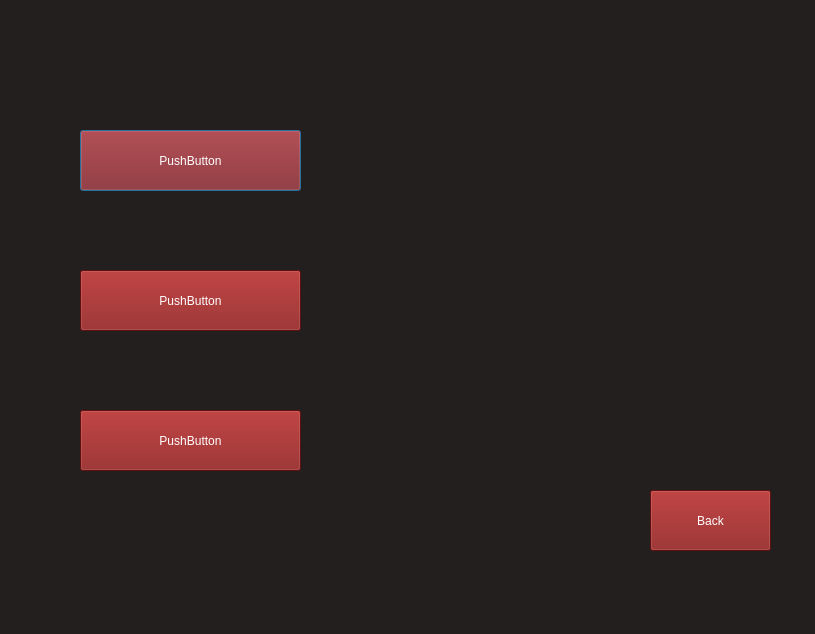
<?xml version="1.0" encoding="UTF-8"?>
<ui version="4.0">
 <class>DialogPosts</class>
 <widget class="QDialog" name="DialogPosts">
  <property name="geometry">
   <rect>
    <x>0</x>
    <y>0</y>
    <width>815</width>
    <height>634</height>
   </rect>
  </property>
  <property name="windowTitle">
   <string>Dialog</string>
  </property>
  <property name="styleSheet">
   <string notr="true">QDialog
{
	background-color:#241f1f;
}</string>
  </property>
  <widget class="QPushButton" name="pushButton">
   <property name="geometry">
    <rect>
     <x>80</x>
     <y>130</y>
     <width>221</width>
     <height>61</height>
    </rect>
   </property>
   <property name="styleSheet">
    <string notr="true">QPushButton
{
	background-color:#871313;
	color:white;
	font: 700 11pt &quot;Segoe UI&quot;;
}</string>
   </property>
   <property name="text">
    <string>PushButton</string>
   </property>
  </widget>
  <widget class="QPushButton" name="pushButton_2">
   <property name="geometry">
    <rect>
     <x>80</x>
     <y>270</y>
     <width>221</width>
     <height>61</height>
    </rect>
   </property>
   <property name="styleSheet">
    <string notr="true">QPushButton
{
	background-color:#871313;
	color:white;
	font: 700 11pt &quot;Segoe UI&quot;;
}</string>
   </property>
   <property name="text">
    <string>PushButton</string>
   </property>
  </widget>
  <widget class="QPushButton" name="pushButton_3">
   <property name="geometry">
    <rect>
     <x>80</x>
     <y>410</y>
     <width>221</width>
     <height>61</height>
    </rect>
   </property>
   <property name="styleSheet">
    <string notr="true">QPushButton
{
	background-color:#871313;
	color:white;
	font: 700 11pt &quot;Segoe UI&quot;;
}</string>
   </property>
   <property name="text">
    <string>PushButton</string>
   </property>
  </widget>
  <widget class="QPushButton" name="pushButton_8">
   <property name="geometry">
    <rect>
     <x>650</x>
     <y>490</y>
     <width>121</width>
     <height>61</height>
    </rect>
   </property>
   <property name="styleSheet">
    <string notr="true">QPushButton
{
	background-color:#871313;
	color:white;
	font: 700 9pt &quot;Segoe UI&quot;;
}</string>
   </property>
   <property name="text">
    <string>Back</string>
   </property>
  </widget>
 </widget>
 <resources/>
 <connections/>
</ui>
